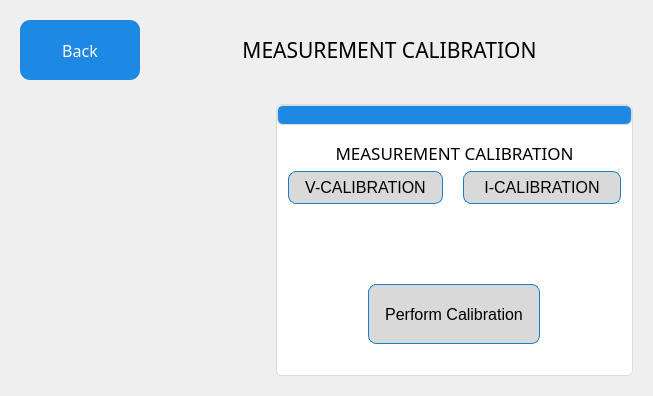
     <widget class="QWidget" name="page_3">
      <layout class="QVBoxLayout" name="verticalLayout_2">
       <item>
        <widget class="QFrame" name="horizontalFrame">
         <property name="sizePolicy">
          <sizepolicy hsizetype="Preferred" vsizetype="Fixed">
           <horstretch>0</horstretch>
           <verstretch>0</verstretch>
          </sizepolicy>
         </property>
         <layout class="QHBoxLayout" name="horizontalLayout_3">
          <item>
           <widget class="QPushButton" name="back_2">
            <property name="sizePolicy">
             <sizepolicy hsizetype="Fixed" vsizetype="Fixed">
              <horstretch>0</horstretch>
              <verstretch>0</verstretch>
             </sizepolicy>
            </property>
            <property name="minimumSize">
             <size>
              <width>120</width>
              <height>60</height>
             </size>
            </property>
            <property name="font">
             <font>
              <family>Gilroy</family>
              <pointsize>-1</pointsize>
             </font>
            </property>
            <property name="focusPolicy">
             <enum>Qt::TabFocus</enum>
            </property>
            <property name="styleSheet">
             <string notr="true">QPushButton {
    background-color: #1E88E5;   /* Blue */
    color: white;               /* White text */
    border: none;               /* No border line */
    border-radius: 10px;        /* Rounded corners */
    padding: 6px 20px;          /* Spacing inside */
    font-size: 16px;            /* Font size */
}

QPushButton:hover {
    background-color: #1565C0;  /* Darker blue on hover */
}

QPushButton:pressed {
    background-color: #0D47A1;  /* Darkest blue when pressed */
}
QPushButton:focus {
    outline: none;                 /* Remove dotted border */
    background-color: #074475;     /* Brighter blue highlight */
    border: 2px solid black;       /* White glow/border */
}</string>
            </property>
            <property name="text">
             <string>Back</string>
            </property>
           </widget>
          </item>
          <item>
           <widget class="QLabel" name="label">
            <property name="font">
             <font>
              <family>Gilroy</family>
              <pointsize>16</pointsize>
             </font>
            </property>
            <property name="text">
             <string>MEASUREMENT CALIBRATION</string>
            </property>
            <property name="alignment">
             <set>Qt::AlignCenter</set>
            </property>
           </widget>
          </item>
         </layout>
        </widget>
       </item>
       <item>
        <widget class="QFrame" name="horizontalFrame">
         <layout class="QHBoxLayout" name="horizontalLayout">
          <item>
           <widget class="QLabel" name="label_14">
            <property name="sizePolicy">
             <sizepolicy hsizetype="Fixed" vsizetype="Preferred">
              <horstretch>0</horstretch>
              <verstretch>0</verstretch>
             </sizepolicy>
            </property>
            <property name="minimumSize">
             <size>
              <width>250</width>
              <height>0</height>
             </size>
            </property>
            <property name="styleSheet">
             <string notr="true">
image: url(:/icons/Calibration.png);</string>
            </property>
            <property name="text">
             <string/>
            </property>
           </widget>
          </item>
          <item>
           <widget class="QFrame" name="DeviceInfoFrame_5">
            <property name="minimumSize">
             <size>
              <width>350</width>
              <height>0</height>
             </size>
            </property>
            <property name="styleSheet">
             <string notr="true">background: white;                /* White background */
    border: 1px solid #dcdcdc;        /* Light grey border */
    border-radius: 6px;</string>
            </property>
            <layout class="QVBoxLayout" name="verticalLayout_12">
             <property name="spacing">
              <number>0</number>
             </property>
             <property name="leftMargin">
              <number>0</number>
             </property>
             <property name="topMargin">
              <number>0</number>
             </property>
             <property name="rightMargin">
              <number>0</number>
             </property>
             <property name="bottomMargin">
              <number>0</number>
             </property>
             <item>
              <widget class="QLabel" name="label_12">
               <property name="sizePolicy">
                <sizepolicy hsizetype="Preferred" vsizetype="Fixed">
                 <horstretch>0</horstretch>
                 <verstretch>0</verstretch>
                </sizepolicy>
               </property>
               <property name="maximumSize">
                <size>
                 <width>16777215</width>
                 <height>20</height>
                </size>
               </property>
               <property name="focusPolicy">
                <enum>Qt::StrongFocus</enum>
               </property>
               <property name="styleSheet">
                <string notr="true">background-color: #1E88E5;        /* Blue strip at the top */
    color: white;                     /* White text */
    font-size: 16px;
    font-weight: bold;
    padding: 6px;
    border-top-left-radius: 6px;
    border-top-right-radius: 6px;</string>
               </property>
               <property name="text">
                <string/>
               </property>
               <property name="alignment">
                <set>Qt::AlignCenter</set>
               </property>
              </widget>
             </item>
             <item>
              <widget class="QFrame" name="verticalFrame_5">
               <property name="styleSheet">
                <string notr="true">background: white;                /* White background */
    border: 1px solid #ffffff;        /* Light grey border */
    border-radius: 6px; </string>
               </property>
               <layout class="QVBoxLayout" name="verticalLayout_13">
                <property name="spacing">
                 <number>0</number>
                </property>
                <property name="leftMargin">
                 <number>10</number>
                </property>
                <property name="topMargin">
                 <number>10</number>
                </property>
                <property name="rightMargin">
                 <number>10</number>
                </property>
                <property name="bottomMargin">
                 <number>20</number>
                </property>
                <item>
                 <widget class="QLabel" name="label_13">
                  <property name="font">
                   <font>
                    <family>Gilroy</family>
                    <pointsize>13</pointsize>
                   </font>
                  </property>
                  <property name="styleSheet">
                   <string notr="true">border-color: rgb(255, 255, 255);</string>
                  </property>
                  <property name="text">
                   <string>MEASUREMENT CALIBRATION</string>
                  </property>
                  <property name="alignment">
                   <set>Qt::AlignHCenter|Qt::AlignTop</set>
                  </property>
                 </widget>
                </item>
                <item>
                 <layout class="QHBoxLayout" name="horizontalLayout_5">
                  <property name="spacing">
                   <number>20</number>
                  </property>
                  <item>
                   <widget class="QPushButton" name="pushButton_13">
                    <property name="sizePolicy">
                     <sizepolicy hsizetype="Minimum" vsizetype="Preferred">
                      <horstretch>0</horstretch>
                      <verstretch>0</verstretch>
                     </sizepolicy>
                    </property>
                    <property name="maximumSize">
                     <size>
                      <width>16777215</width>
                      <height>80</height>
                     </size>
                    </property>
                    <property name="focusPolicy">
                     <enum>Qt::TabFocus</enum>
                    </property>
                    <property name="styleSheet">
                     <string notr="true">QPushButton {
    background-color: #D9D9D9;   /* Grey */
    color: black;               /* White text */
    border: 1px solid #147FCC;               /* No border line */
    border-radius: 8px;        /* Rounded corners */
    padding: 4px 16px;          /* Spacing inside */
    font-size: 16px;            /* Font size */
}

QPushButton:hover {
    background-color: #1565C0;  /* Darker blue on hover */
}

QPushButton:pressed {
    background-color: #0D47A1;  /* Darkest blue when pressed */
}
QPushButton:focus {
    outline: none;                 /* Remove dotted border */
    background-color: #074475;     /* Brighter blue highlight */
    border: 2px solid black;       /* White glow/border */
}</string>
                    </property>
                    <property name="text">
                     <string>V-CALIBRATION</string>
                    </property>
                   </widget>
                  </item>
                  <item>
                   <widget class="QPushButton" name="pushButton_14">
                    <property name="sizePolicy">
                     <sizepolicy hsizetype="Minimum" vsizetype="Preferred">
                      <horstretch>0</horstretch>
                      <verstretch>0</verstretch>
                     </sizepolicy>
                    </property>
                    <property name="maximumSize">
                     <size>
                      <width>16777215</width>
                      <height>80</height>
                     </size>
                    </property>
                    <property name="focusPolicy">
                     <enum>Qt::TabFocus</enum>
                    </property>
                    <property name="styleSheet">
                     <string notr="true">QPushButton {
    background-color: #D9D9D9;   /* Grey */
    color: black;               /* White text */
    border: 1px solid #147FCC;               /* No border line */
    border-radius: 8px;        /* Rounded corners */
    padding: 6px 20px;          /* Spacing inside */
    font-size: 16px;            /* Font size */
}

QPushButton:hover {
    background-color: #1565C0;  /* Darker blue on hover */
}

QPushButton:pressed {
    background-color: #0D47A1;  /* Darkest blue when pressed */
}
QPushButton:focus {
    outline: none;                 /* Remove dotted border */
    background-color: #074475;     /* Brighter blue highlight */
    border: 2px solid black;       /* White glow/border */
}</string>
                    </property>
                    <property name="text">
                     <string>I-CALIBRATION</string>
                    </property>
                   </widget>
                  </item>
                 </layout>
                </item>
                <item>
                 <spacer name="verticalSpacer_2">
                  <property name="orientation">
                   <enum>Qt::Vertical</enum>
                  </property>
                  <property name="sizeType">
                   <enum>QSizePolicy::Fixed</enum>
                  </property>
                  <property name="sizeHint" stdset="0">
                   <size>
                    <width>20</width>
                    <height>70</height>
                   </size>
                  </property>
                 </spacer>
                </item>
                <item>
                 <widget class="QFrame" name="horizontalFrame">
                  <property name="sizePolicy">
                   <sizepolicy hsizetype="Preferred" vsizetype="Fixed">
                    <horstretch>0</horstretch>
                    <verstretch>0</verstretch>
                   </sizepolicy>
                  </property>
                  <layout class="QHBoxLayout" name="horizontalLayout_34">
                   <item>
                    <widget class="QPushButton" name="pushButton">
                     <property name="sizePolicy">
                      <sizepolicy hsizetype="Fixed" vsizetype="Fixed">
                       <horstretch>0</horstretch>
                       <verstretch>0</verstretch>
                      </sizepolicy>
                     </property>
                     <property name="minimumSize">
                      <size>
                       <width>0</width>
                       <height>60</height>
                      </size>
                     </property>
                     <property name="styleSheet">
                      <string notr="true">QPushButton {
    background-color: #D9D9D9;   /* Grey */
    color: black;               /* White text */
    border: 1px solid #147FCC;               /* No border line */
    border-radius: 8px;        /* Rounded corners */
    padding: 4px 16px;          /* Spacing inside */
    font-size: 16px;            /* Font size */
}

QPushButton:hover {
    background-color: #1565C0;  /* Darker blue on hover */
}

QPushButton:pressed {
    background-color: #0D47A1;  /* Darkest blue when pressed */
}
QPushButton:focus {
    outline: none;                 /* Remove dotted border */
    background-color: #074475;     /* Brighter blue highlight */
    border: 2px solid black;       /* White glow/border */
}</string>
                     </property>
                     <property name="text">
                      <string>Perform Calibration</string>
                     </property>
                    </widget>
                   </item>
                  </layout>
                 </widget>
                </item>
               </layout>
              </widget>
             </item>
            </layout>
           </widget>
          </item>
         </layout>
        </widget>
       </item>
      </layout>
     </widget>
